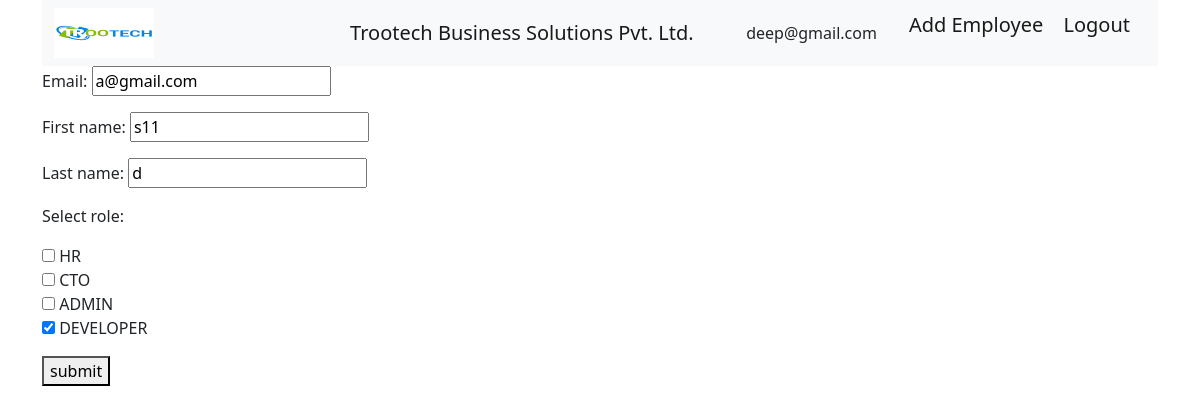
Page /employee_edit/98 (signed in) on the earlier database version.
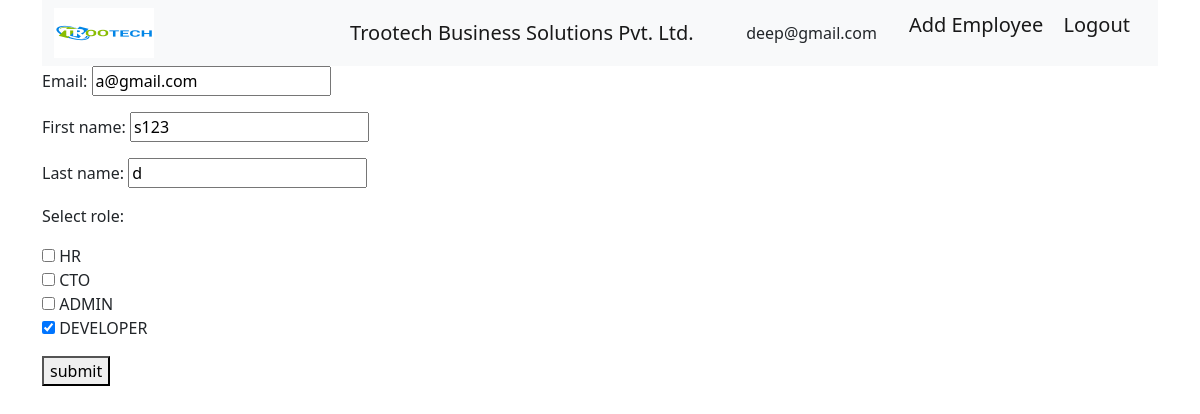
Same page on the later database version.
### employee/models.py (models this page shows, shortened)
class Employee(AbstractUser):
    username = models.CharField(max_length=150, blank=True, unique=False)
    email = models.EmailField(max_length=100, unique=True)
    select_role = models.ManyToManyField(Depatment)
    USERNAME_FIELD = 'email'
    REQUIRED_FIELDS = ['username']
    is_deleted = models.BooleanField(default=False)
    @property
    def get_roles(self):
        return [select_value['name'] for select_value in self.select_role.values('name')]

### employee/views.py (the view, shortened to what this page needs)
# urls.py: path('employee_edit/<int:pk>',views.EmployeeEditForm.as_view(),name='employee_edit'),
class EmployeeEditForm(LoginRequiredMixin,UpdateView):
    template_name ='employee_edit.html'
    form_class = EmployeeEdit
    model = Employee
    success_url = reverse_lazy('employee_list')

### employee/forms.py
class EmployeeEdit(forms.ModelForm):
    select_role = forms.ModelMultipleChoiceField(widget=forms.CheckboxSelectMultiple,queryset=Depatment.objects.all())
    class Meta:
        model = Employee
        fields = ['email','first_name','last_name','select_role']

### employee/models.py (called while the page is built)
    def __str__(self):
        return self.name

### templates/employee_edit.html (shortened to what this page needs)
{% include 'employee_base.html' %}
<!DOCTYPE html>
<html>
    <body class="container">
        <form method="POST">
            {{ form.as_p}}
        <button type="update">submit</button>
        </form>
    </body>
</html>

Differences in the rows shown:
changed Employee "a@gmail.com": first_name "s11" → "s123"
